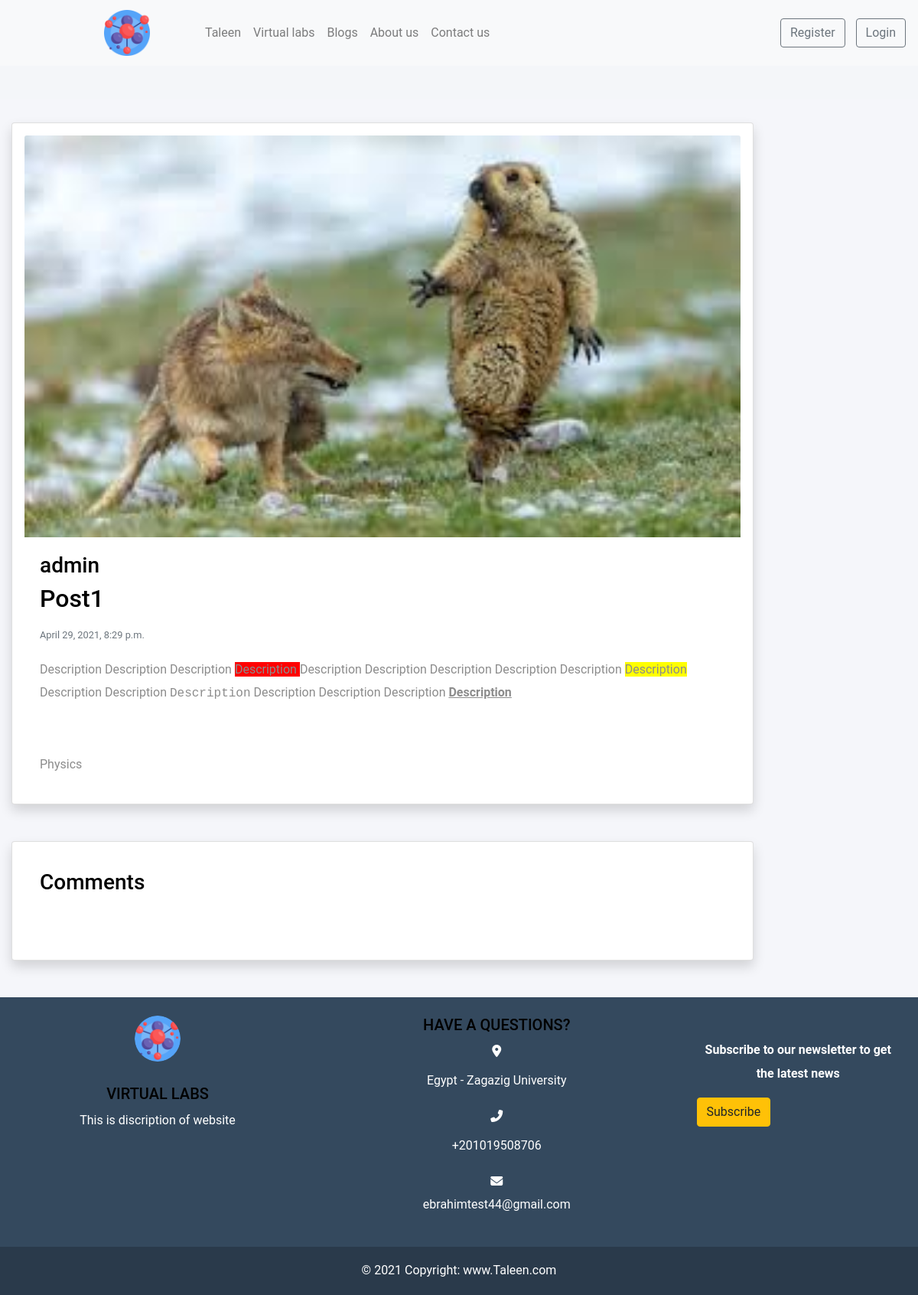
Page /blog/post1 on the committed database.
### settings/models.py (models this page shows, shortened)
class Website(models.Model):
   name = models.CharField(max_length=100)
   description = models.TextField(max_length=1000)
   phone = models.CharField(max_length=20)
   Address = models.CharField(max_length=100)
   email = models.EmailField(max_length=254)
   logo = models.ImageField(upload_to='images/')
   fb_link = models.URLField(max_length=200)
   twitter_link = models.URLField(max_length=200)
   instagram_link = models.URLField(max_length=200)

### blog/models.py (models this page shows, shortened)
class Post(models.Model):
    author = models.ForeignKey(User, related_name='post_author', on_delete=models.CASCADE)
    category = models.ForeignKey('Category', related_name='post_category', on_delete=models.CASCADE)
    title = models.CharField(max_length=50)
    image = models.ImageField(upload_to='images/')
    created_at = models.DateTimeField(default=timezone.now)
    description = models.TextField(max_length=20000)
    tags = TaggableManager()
    slug = models.SlugField(null=True, blank=True)
    def get_absolute_url(self):
        return reverse('blog:post_detail',args=[str(self.slug)])

class Category(models.Model):
    name = models.CharField(max_length=50)
    def __str__(self):
        return self.name

### blog/views.py (the view)
# urls.py: path('<slug:slug>',views.PostDetail.as_view(),name='post_detail'),
class PostDetail(DetailView):
    model = Post

### blog/templates/blog/post_detail.html (shortened to what this page needs)
{% extends "base.html" %}
{% load static %}
{% block body %}
<section class="Blogs1">
  <div class="container-fluid MovingLeft">
    <div class="row">
      <div class="col-lg-10 col-md-12 col-sm-12 ">
        <br />
        <div class="card mb-3 shadow p-3 mb-5 bg-white rounded">
          <img src="{{post.image.url}}" class="card-img-top" alt="Logo" height="500px;">
          <div class="card-body">
            <h3>{{post.author}}</h3>
            <h2 class="card-title">{{post.title}}</h2>
            <p class="card-text"><small class="text-muted">{{post.created_at}}</small></p>
            <p class="card-text">
              {{post.description|safe}}
            </p>
            <tag>{{post.category}}</tag>
          </div>
        </div>
        <div class="card mb-3 shadow p-3 mb-5 bg-white rounded">
          <div class="card-body">
            <h3 class="mb-5"> Comments</h3>
          </div>
        </div>
      </div>
    </div>
  </div>
</section>
{% endblock body %}

### templates/base.html (shortened to what this page needs)
{% load static %}
<!doctype html>
<html lang="en">
<head>
    <link rel="stylesheet" href="https://cdn.jsdelivr.net/npm/bootstrap@4.6.0/dist/css/bootstrap.min.css"
>
    <link rel="stylesheet" href="{% static 'wowJs/css/libs/animate.css' %}" />
    <link rel="stylesheet" href="https://cdnjs.cloudflare.com/ajax/libs/animate.css/4.1.1/animate.min.css" />
    <link rel="stylesheet" href="{% static 'css/style.css' %}">
    <link rel="stylesheet" href="{% static 'css/styleContact.css' %}">
    <link rel="stylesheet" href="{% static 'css/profile.css' %}">
</head>
<body>
    <nav class="navbar navbar-expand-lg navbar-light bg-light fixed-top ">
        <a class="navbar-brand margin-left Left" href="#"><img src="{{myfooter.logo.url}}"
                style="width: 60px; height:60px" alt="Taleen"></a>
        <div class="collapse navbar-collapse " id="navbarSupportedContent">
            <ul class="navbar-nav mr-auto ml-5 underline Left control flex-md-shrink-0 " style="margin-trim: 0;">
                <li class="nav-item ">
                    <a class="nav-link " href="/">Taleen <span class="sr-only">(current)</span></a>
                </li>
                <li class="nav-item ">
                    <a class="nav-link" href="{% url 'labs:lab_list' %}">Virtual labs</a>
                </li>
                <li class="nav-item ">
                    <a class="nav-link " href="{% url 'blog:post_list' %}">Blogs</a>
                </li>
                <li class="nav-item ">
                    <a class="nav-link" href="{% url 'about:about' %}">About us</a>
                </li>
                <li class="nav-item ">
                    <a class="nav-link" href="{% url 'contact:contact' %}">Contact us</a>
                </li>
            </ul>
            {% if request.user.is_authenticated %}
            <li class="nav-item dropdown adjusting dropdown-menu-right dropdown-menu-lg-left"
                style="list-style-type: none; padding-right: 80px;">
                <a class="nav-link dropdown-toggle" style="color: #8da3a5;" href="#" id="navbarDropdown" role="button"
                    data-toggle="dropdown" aria-haspopup="true" aria-expanded="false">
                    <i class="fas fa-user-circle "></i>
                </a>
                <div class="dropdown-menu" style="background-color: #ecf0f1;" aria-labelledby="navbarDropdown">
                    <a class="dropdown-item" href="{% url 'accounts:profile' %}">profile</a>
                    <a class="dropdown-item" href="#">FAQ</a>
                    <div class="dropdown-divider"></div>
                    <a class="dropdown-item" href="{% url 'logout' %}">log out</a>
                </div>
            </li>
            {% else %}
            <div class="my-2 my-lg-0 ">
                <a href="{% url 'accounts:signup' %}" class="btn btn-outline-secondary my-2 my-sm-0" role="button"
                    aria-pressed="true" target="_blank">Register</a>
                <a href="{% url 'login' %}" class="btn btn-outline-secondary myMoving" role="button" aria-pressed="true"
                    target="_blank">Login</a>
            </div>
            {% endif %}
        </div>
    </nav>
    {% block body %}
    {% endblock body %}
    <footer class="bg-footer text-white text-center text-lg-start ">
        <div class=" p-4">
            <div class="row">
                <div class="col-lg-4 col-md-12 mb-4 mb-md-0">
                    <img src="{% static 'images/molecule.png' %}" class="rounded-circle" alt="logo"
                        style="width: 60px; height:60px">
                    <br /> <br />
                    <h5 class="text-uppercase ">{{myfooter.name}}</h5>
                    <p>
                        {{myfooter.description}}
                    </p>
                </div>
                <div class="col-lg-5 col-md-6 mb-4 mb-md-0">
                    <h5 class="">HAVE A QUESTIONS?</h5>
                    <div class="">
                        <i class="fas fa-map-marker-alt "></i>
                        <div class="media-body">
                            <p>{{myfooter.Address}}</p>
                        </div>
                    </div>
                    <div class="">
                        <i class="fas fa-phone-alt"></i>
                        <div class="media-body">
                            <p>{{myfooter.phone}}</p>
                        </div>
                    </div>
                    <div class="">
                        <i class="fas fa-envelope"></i>
                        <div class="media-body">
                            <p>{{myfooter.email}}</p>
                        </div>
                    </div>
                </div>
                <div class="col-lg-3 col-md-6 mb-4 mb-md-0 mt-0">
                    <br />
                    <p class=""><strong>Subscribe to our newsletter to get the latest news</strong></p>
                    <form id="subscribe_form_id" method="POST" action="{% url 'home:subscribe' %}" novalidate>
                        <div class="input-group ">
                            <button class="btn btn-warning" type="submit">Subscribe</button>
                        </div>
                    </form>
                </div>
            </div>
        </div>
        <div class="text-center p-3" style="background-color: rgba(0, 0, 0, 0.2)">
            © 2021 Copyright:
            <a class="text-white" href="/">www.Taleen.com</a>
        </div>
    </footer>
</body>
</html>

### static/css/style.css (style rules this page uses)
.MovingLeft { justify-content: center; background-color: #f5f6fa; }
img { vertical-align: middle; border: 0px }
.myMoving { margin-left: 10px; }
.margin-left { margin-left: 120px; }
.bg-footer { background-color: #34495e; }
html { scroll-behavior: smooth; }
html, body { overflow-x: hidden; }
body { position: relative; }

### static/css/styleContact.css (style rules this page uses)
body { font-family: "Roboto", sans-serif; background-color: #fff; line-height: 1.9; color: #8c8c8c; }
h1, h2, h3, h4, h5, h6, .h1, .h2, .h3, .h4, .h5, .h6 { font-family: "Roboto", sans-serif; color: #000; }

### static/css/profile.css (style rules this page uses)
body { margin-top: 130px; background:#f4f6f9 }
img { max-width: 100%; height: auto; }

### rows in the picture
Website: logo (picture), name "VIRTUAL LABS", description "This is discription of website", Address "Egypt - Zagazig University", phone "+201019508706", email "ebrahimtest44@gmail.com"
Post: image (picture), author "admin", title "Post1", created_at "April 29, 2021, 8:29 p.m.", description "Description Description Description Description Description Description Description Description Description Description Description Description Description Description Description Description Description", category "Physics"
